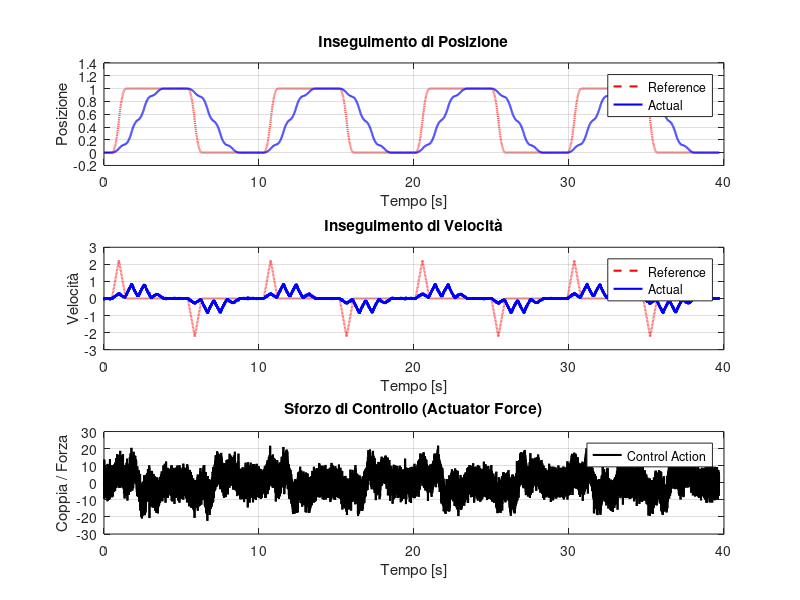

Write the MATLAB code that produced this figure. (Note: this script raises an error after producing the figure.)
% Assicuriamoci che 'time' sia un vettore colonna (Nx1) come gli altri dati,
% dato che nel tuo workspace è caricato come riga (1xN).
close all; clear all; clc; 
% load("C:\Users\sbarr\LabAuto\labauto_assignment_2_2026_gruppo3\crane\tests\test_trj1_shaped_ZVDD_20260520114420.mat")
data=load ("test_trj1_shaped_ZVDD_20260609002348.mat")
data_Base=load("test_trj1_baseline")
t = data.time(:);
t_ref=data_Base.time(:);
name=data.name; 

%% FIGURA 1: Tracking (Posizione, Velocità, Sforzo di Controllo)
figure('Name', ['Tracking - ' name], 'NumberTitle', 'off');

% 1. Posizione (Reale vs Riferimento)
subplot(3, 1, 1);
plot(t_ref, data_Base.reference_position, '--r', 'LineWidth', 1.5);
hold on;
plot(t, data.joint_position, 'b', 'LineWidth', 1.5);
grid on;
title('Inseguimento di Posizione');
xlabel('Tempo [s]');
ylabel('Posizione');
legend('Reference', 'Actual', 'Location', 'best');

% 2. Velocità (Reale vs Riferimento)
subplot(3, 1, 2);
plot(t_ref, data_Base.reference_velocity, '--r', 'LineWidth', 1.5);
hold on;
plot(t, data.joint_velocity, 'b', 'LineWidth', 1.5);
grid on;
title('Inseguimento di Velocità');
xlabel('Tempo [s]');
ylabel('Velocità');
legend('Reference', 'Actual', 'Location', 'best');

% 3. Sforzo di Controllo (Joint Torque)
subplot(3, 1, 3);
plot(t, data.joint_torque, 'k', 'LineWidth', 1.5);
grid on;
title('Sforzo di Controllo (Actuator Force)');
xlabel('Tempo [s]');
ylabel('Coppia / Forza');
legend('Control Action', 'Location', 'best');

%% FIGURA 2: Analisi degli Errori
figure('Name', ['Errori - ' name], 'NumberTitle', 'off');

% Calcolo degli errori
error_pos = data_Base.reference_position - data.joint_position;
error_vel = data_Base.reference_velocity - data.joint_velocity;

% Calcolo MAE (Mean Absolute Error)
mae_pos = mean(abs(error_pos));
mae_vel = mean(abs(error_vel));

% 1. Errore di Posizione
subplot(2, 1, 1);
plot(t, error_pos, 'b', 'LineWidth', 1.5);
grid on;
title(sprintf('Errore di Posizione (MAE = %.4f)', mae_pos));
xlabel('Tempo [s]');
ylabel('Errore Posizione');

% 2. Errore di Velocità
subplot(2, 1, 2);
plot(t, error_vel, 'r', 'LineWidth', 1.5);
grid on;
title(sprintf('Errore di Velocità (MAE = %.4f)', mae_vel));
xlabel('Tempo [s]');
ylabel('Errore Velocità');

% =========================================================================
% IMPOSTAZIONI SALVATAGGIO
% =========================================================================
suffix = '_ZVDD'; % <--- CAMBIA QUESTO SUFFISSO OGNI VOLTA 
% =========================================================================

% Assicuriamoci che 'time' sia un vettore colonna (Nx1)
% t = data.time(:); 

%% FIGURA 1: Tracking (Posizione, Velocità, Sforzo di Controllo)
% Assegniamo la figura alla variabile 'fig1'
fig1 = figure('Name', ['Tracking - ' name], 'NumberTitle', 'off');

% 1. Posizione (Reale vs Riferimento)
subplot(3, 1, 1);
plot(t_ref, data_Base.reference_position, '--r', 'LineWidth', 1.5);
hold on;
plot(t, data.joint_position, 'b', 'LineWidth', 1.5);
grid on;
title('Inseguimento di Posizione');
xlabel('Tempo [s]');
ylabel('Posizione');
legend('Reference', 'Actual', 'Location', 'best');

% 2. Velocità (Reale vs Riferimento)
subplot(3, 1, 2);
plot(t_ref, data_Base.reference_velocity, '--r', 'LineWidth', 1.5);
hold on;
plot(t, data.joint_velocity, 'b', 'LineWidth', 1.5);
grid on;
title('Inseguimento di Velocità');
xlabel('Tempo [s]');
ylabel('Velocità');
legend('Reference', 'Actual', 'Location', 'best');

% 3. Sforzo di Controllo (Joint Torque)
subplot(3, 1, 3);
plot(t, data.joint_torque, 'k', 'LineWidth', 1.5);
grid on;
title('Sforzo di Controllo (Actuator Force)');
xlabel('Tempo [s]');
ylabel('Coppia / Forza');
legend('Control Action', 'Location', 'best');

%% FIGURA 2: Analisi degli Errori
% Assegniamo la figura alla variabile 'fig2'
fig2 = figure('Name', ['Errori - ' name], 'NumberTitle', 'off');

% Calcolo degli errori
error_pos = data_Base.reference_position - data.joint_position;
error_vel = data_Base.reference_velocity - data.joint_velocity;

% Calcolo MAE (Mean Absolute Error)
mae_pos = mean(abs(error_pos));
mae_vel = mean(abs(error_vel));

% 1. Errore di Posizione
subplot(2, 1, 1);
plot(t, error_pos, 'b', 'LineWidth', 1.5);
grid on;
title(sprintf('Errore di Posizione (MAE = %.4f)', mae_pos));
xlabel('Tempo [s]');
ylabel('Errore Posizione');

% 2. Errore di Velocità
subplot(2, 1, 2);
plot(t, error_vel, 'r', 'LineWidth', 1.5);
grid on;
title(sprintf('Errore di Velocità (MAE = %.4f)', mae_vel));
xlabel('Tempo [s]');
ylabel('Errore Velocità');

%% =========================================================================
% SALVATAGGIO DELLE IMMAGINI PNG
% =========================================================================

% Creazione dinamica dei nomi dei file
filename_fig1 = ['Tracking', suffix, '.png'];
filename_fig2 = ['Errori', suffix, '.png'];

% Salvataggio ad alta risoluzione (300 DPI) per il report in LaTeX
exportgraphics(fig1, filename_fig1, 'Resolution', 300);
exportgraphics(fig2, filename_fig2, 'Resolution', 300);

% Messaggio a schermo di conferma
fprintf('\nImmagini salvate con successo nella cartella corrente:\n - %s\n - %s\n', filename_fig1, filename_fig2);


% =========================================================================
% CALCOLO DEI TEMPI DI FINE MOTO E ASSESTAMENTO
% =========================================================================

% 1. Calcolo del tempo di fine riferimento (quando la velocità del ref va a zero)
% Cerchiamo l'ultimo indice in cui la velocità di riferimento è significativa
idx_end_ref = find(abs(data_Base.reference_velocity) > 1e-4, 1, 'last');
if isempty(idx_end_ref)
    t_end_ref = t_ref(end); % Usiamo t_ref per i dati di base
else
    t_end_ref = t_ref(idx_end_ref);
end

% 2. Calcolo del tempo di assestamento (Settling Time al 5%)
% Spostamento totale (AGGIUNTO data_Base.)
spostamento_totale = abs(data_Base.reference_position(end) - data_Base.reference_position(1));
banda_tolleranza = 0.05 * spostamento_totale; % Tolleranza del 5%

% L'errore rispetto alla posizione FINALE (AGGIUNTO data. e data_Base.)
errore_da_target = abs(data.joint_position - data_Base.reference_position(end));

% Cerchiamo l'ultimo istante in cui l'errore è FUORI dalla banda di tolleranza
idx_settling = find(errore_da_target > banda_tolleranza, 1, 'last');

if isempty(idx_settling)
    t_settling = t(end);
else
    t_settling = t(idx_settling);
end

% Stampiamo i risultati in console
fprintf('\n--- ANALISI DEI TEMPI ---\n');
fprintf('Tempo di fine riferimento (Comando): %.3f s\n', t_end_ref);
fprintf('Tempo di assestamento (Reale al 5%%): %.3f s\n', t_settling);
